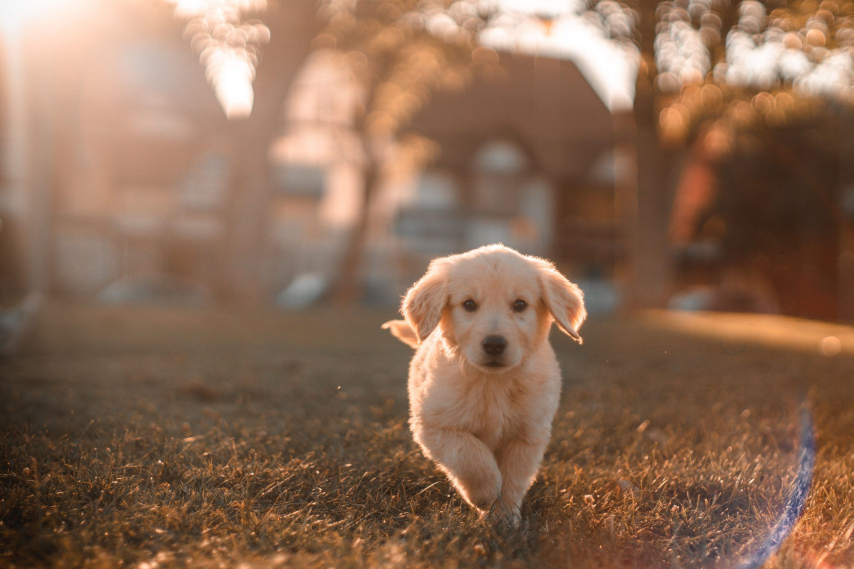
#> input picture cristian-castillo-73pyV0JJOmE-unsplash-scaled.jpg, 2560 x 1707 px, found by its file name (shown at 1/3 size)
$ jupyter execute --allow-errors imageProcessing.ipynb
#> lines starting #> are read from the running program, lines starting #| are printed output that depends on the picture
[cell 1]
import wget
wget.download('https://decspets.ie/wp-content/uploads/2022/10/cristian-castillo-73pyV0JJOmE-unsplash-scaled.jpg')

[cell 2]
import matplotlib.image as mpimg
import matplotlib.pyplot as plt

[cell 3]
img = mpimg.imread('C:\\Users\\hp\Desktop\\GitHub\\ImageProcessing\\cristian-castillo-73pyV0JJOmE-unsplash-scaled.jpg')
#> img is the input picture: shape (1707, 2560, 3); mean R, G, B 139.7, 107.2, 85.4

[cell 4]
type(img)

[cell 5]
print(img.shape)
#| (1707, 2560, 3)

[cell 6]
print(img)
#> (printed output is left out)

[cell 7]
img_plot = plt.imshow(img)
plt.show()

[cell 8]
from PIL import Image

[cell 9]
img1 = Image.open('C:\\Users\\hp\\Desktop\\GitHub\\ImageProcessing\\cristian-castillo-73pyV0JJOmE-unsplash-scaled.jpg')
img_resized = img1.resize((200,200))
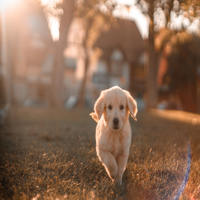
#> img_resized: PIL image 200x200 RGB; mean R, G, B 139.7, 107.2, 85.4
img_resized.save('dog_image_resized.jpg')

#> (a cell that did not finish here is left out)

#> (a cell that did not finish here is left out)

RBG TO GRAYSCALE

[cell 12]
import cv2

[cell 13]
img2 = cv2.imread('C:\\Users\\hp\\Desktop\\GitHub\\ImageProcessing\\cristian-castillo-73pyV0JJOmE-unsplash-scaled.jpg')

[cell 14]
grayscale_img = cv2.cvtColor(img2,cv2.COLOR_RGB2GRAY)
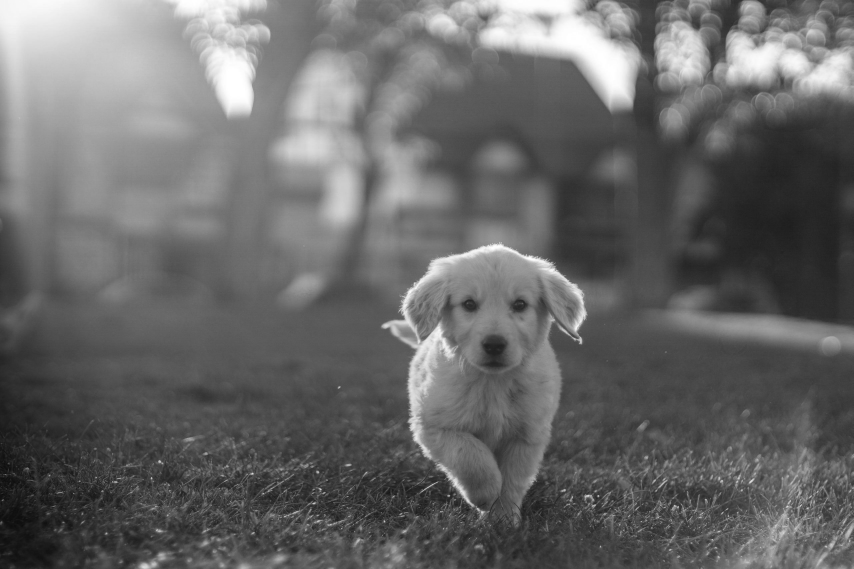
#> grayscale_img: shape (1707, 2560) (shown at 1/3 size); min 7, max 255, mean 104.4

[cell 15]
type(grayscale_img)

[cell 16]
print(grayscale_img.shape)
#| (1707, 2560)

[cell 17]
cv2.imshow('Grayscale Image', grayscale_img)
cv2.waitKey(0)
cv2.destroyAllWindows()

[cell 18]
cv2.imwrite('dog_bw_img.jpg',grayscale_img)
#> Out = True
